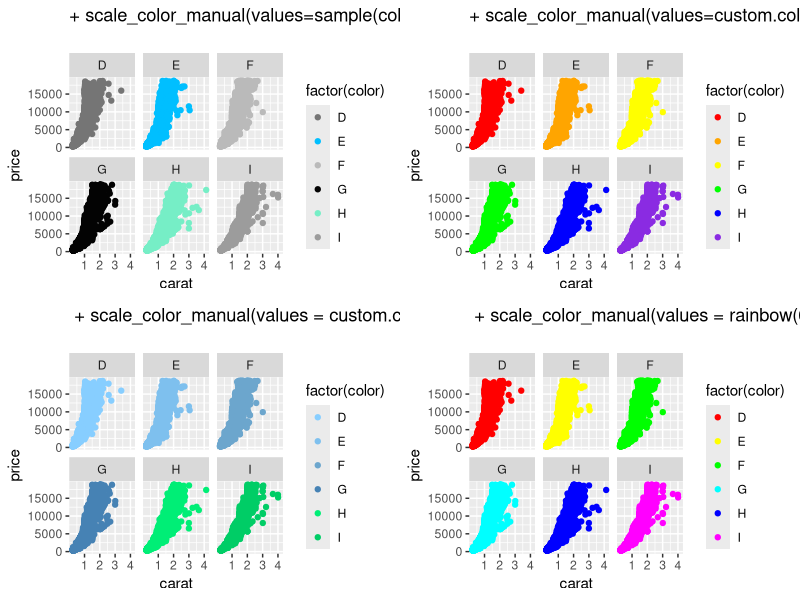

This chart was generated by the following R code:
# Description : GGtutorial: Day 4 - More Colors
# Website : http://is-r.tumblr.com/post/34751840615/ggtutorial-day-4-more-colors

doInstall <- TRUE # Change to FALSE if you don't want packages installed.
toInstall <- c("ggplot2", "gridExtra")
if(doInstall){install.packages(toInstall, repos = "http://cran.r-project.org")}
lapply(toInstall, library, character.only = TRUE)

#Load ggplot default data: Diamonds
library(ggplot2)
library(gridExtra)
data(diamonds)
head(diamonds)
diamonds <- diamonds[diamonds$color < "J",]
#http://127.0.0.1:25615/library/ggplot2/html/diamonds.html

#Random Colors
my.colors <- sample(colors(), 7)
RANDOM <- ggplot(data = diamonds) + geom_point(aes( x = carat, y = price, color=factor(color))
) + facet_wrap(~color) + scale_color_manual(values = my.colors) + labs(title = "+ scale_color_manual(values=sample(colors(), 7)\n" )



#Custom Colors 1
colors()
custom.colors.1 <- c("red", "orange" , "yellow", "green", "blue", "blueviolet", "violet")
C1 <- ggplot(data = diamonds) + geom_point(aes( x = carat, y = price, color=factor(color))
) + facet_wrap(~color) + scale_color_manual(values = custom.colors.1) + labs(title = "+ scale_color_manual(values=custom.colors.1)\n" )


#Custom Colors 2
custom.colors.2 <- c("skyblue1", "skyblue2" , "skyblue3", "steelblue", "springgreen2", "springgreen3", "springgreen4")
C2 <- ggplot(data = diamonds) + geom_point(aes( x = carat, y = price, color=factor(color))
) + facet_wrap(~color) + scale_color_manual(values = custom.colors.2
) + labs(title = " + scale_color_manual(values = custom.colors.2) \n" )

#Rainbow Colors
rainbow(6)
ROYGBIV <- rainbow(6)
RAINBOW <- ggplot(data = diamonds) + geom_point(aes( x = carat, y = price, color=factor(color))
) + facet_wrap(~color) + scale_color_manual(values = ROYGBIV) + labs(title = " + scale_color_manual(values = rainbow(6)) \n" )

Example.1 <- grid.arrange(RANDOM, C1, C2, RAINBOW, ncol=2)